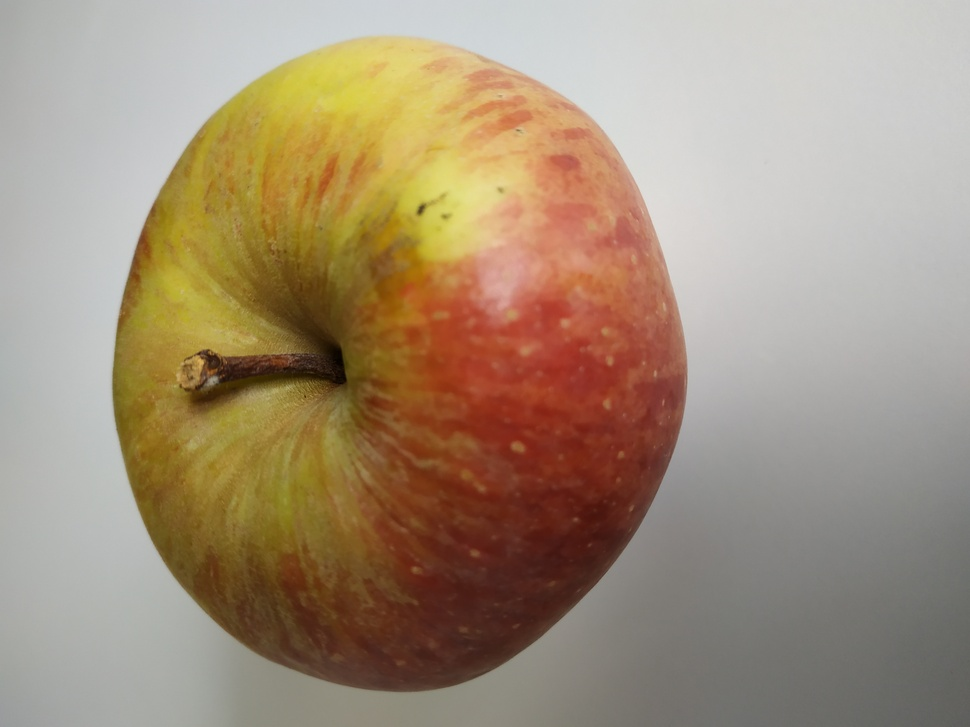
#> input picture Devoir_2_snt/pomme.jpg, 970 x 727 px, shrunk from 4000 x 3000 before the run
$ python photo.py
#> lines starting #> are read from the running program, lines starting #| are printed output that depends on the picture
from PIL import Image

img1 = Image.open("pomme.jpg")
#> img1 is the input picture: PIL image 970x727 RGB; mean R, G, B 163, 144.6, 121.9
largeur, hauteur = img1.size
#> largeur = 970; hauteur = 727
img2 = Image.new("RGB", (largeur, hauteur))
#> img2: PIL image 970x727 RGB; every value is 0
for y in range(hauteur):
    for x in range(largeur):
        r, g, b = img1.getpixel((x, y))
        pixel2 = (b, g, r)
        img2.putpixel((x, y), pixel2)
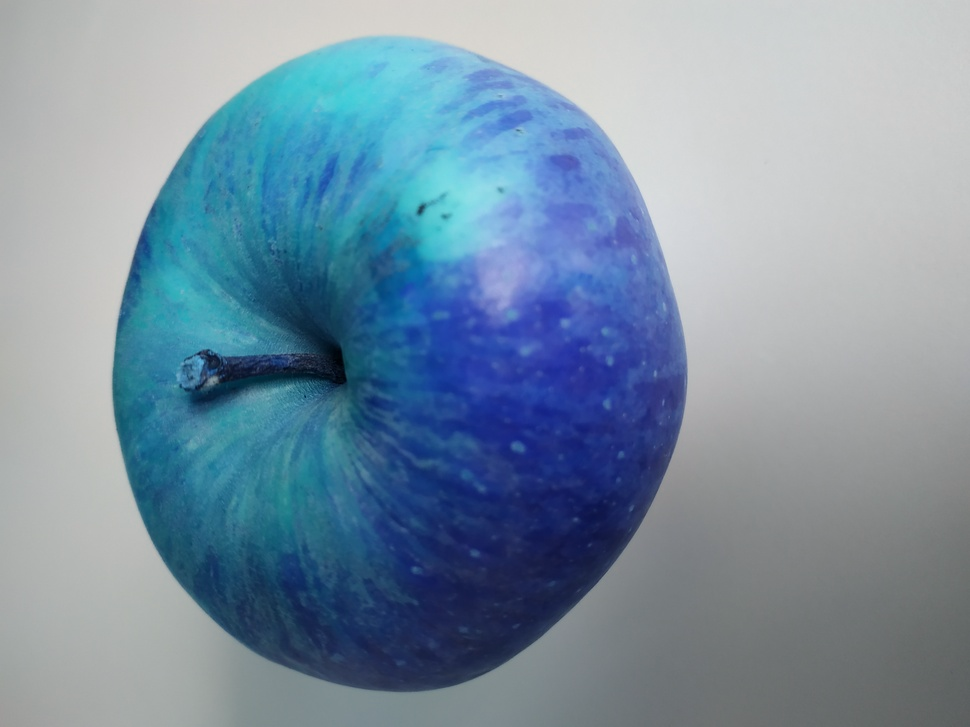
#> img2: PIL image 970x727 RGB; mean R, G, B 121.9, 144.6, 163
img2.save("pommener.jpg")
img2.show
